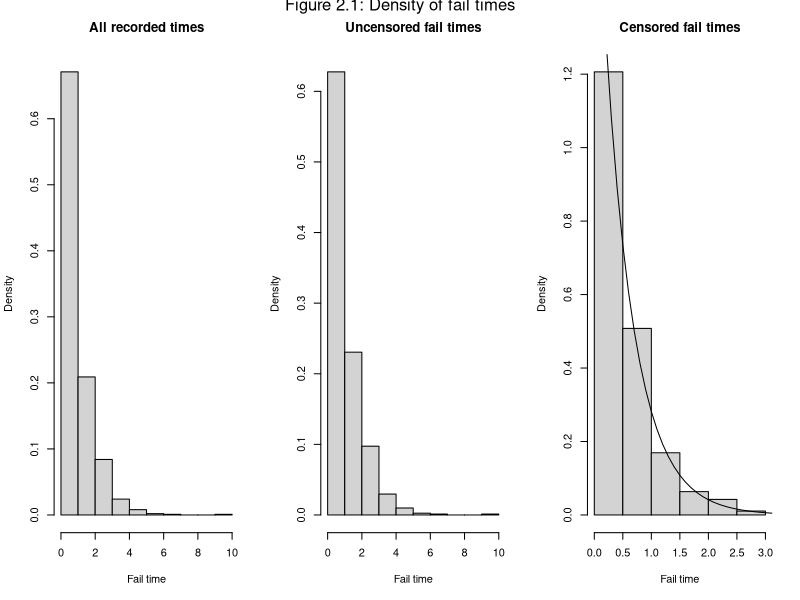

This figure's R source:
## ---- chunk 1
knitr::opts_chunk$set(echo = TRUE)
## ---- chunk 2
# Setup

library(magrittr)
library(dplyr)

# Read in the data, and create a column with clear indication whether an
# observation is censored or not. To be clear, cens=2 indicates that an
# observation *is* censored, and thus "yes".
df_prodfails <- read.csv("censoredproc.csv", sep = ";") %>%
  mutate(censored = c("no", "yes")[(cens == 2)+1])
## ---- chunk 3
# Question 2.1

# Create plot grid
layout(mat=matrix(c(1,2, 3), nrow = 1, byrow = T))

hist(df_prodfails$time,
     freq = F,
     main = "All recorded times",
     xlab = "Fail time")

hist(df_prodfails %>% filter(censored == "no") %>% extract2(1),
     freq=F,
     main = "Uncensored fail times",
     xlab = "Fail time")

hist(df_prodfails %>% filter(censored == "yes") %>% extract2(1),
     freq=F,
     main = "Censored fail times",
     xlab = "Fail time")

# Add exponential density
lambda_estim <- 1/(df_prodfails %>% filter(censored == "yes") %>% extract2(1) %>% mean())
x_seq <- seq(0, 10, 0.1)
points(x_seq, dexp(x_seq, rate=lambda_estim), type="l")

# Set figure title
mtext("Figure 2.1: Density of fail times", side=3, outer=TRUE, line=-1)

